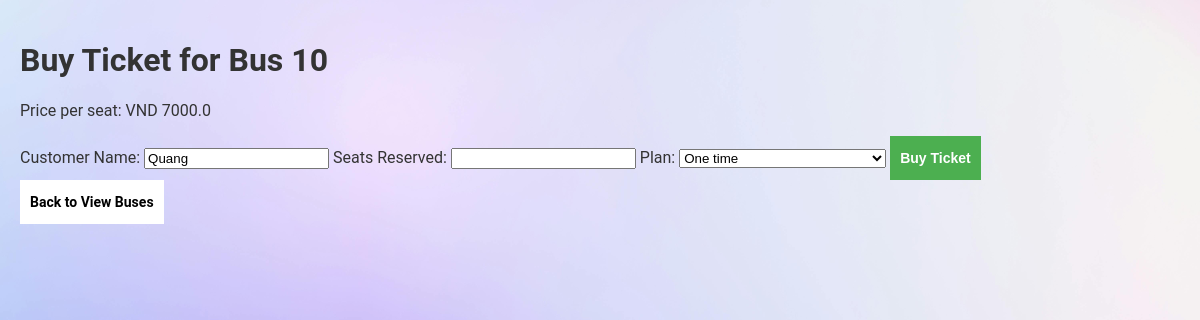
Page /buy_ticket/7 (signed in) on the committed database.
### tables this page shows
CREATE TABLE buses (
            id INTEGER PRIMARY KEY,
            bus_number TEXT NOT NULL,
            route TEXT NOT NULL,
            total_seats INTEGER NOT NULL,
            available_seats INTEGER NOT NULL
        , time TEXT, price REAL DEFAULT 0.0);

CREATE TABLE users (
            id INTEGER PRIMARY KEY,
            username TEXT NOT NULL UNIQUE,
            password_hash TEXT NOT NULL
        , email TEXT, phone_number TEXT, gender TEXT, balance REAL DEFAULT 0.0, name TEXT);

### app.py (the view, shortened to what this page needs)
@app.route('/buy_ticket/<int:bus_id>', methods=['GET', 'POST'])
def buy_ticket(bus_id):
    user_id = session.get('user_id')
    if not user_id:
        flash('You need to log in to buy a ticket.')
        return redirect(url_for('login'))
    user = UserDAO.get_user_by_id(user_id)
    if user is None:
        flash('User not found.')
        return redirect(url_for('login'))
    bus = BusDAO.get_bus(bus_id)
    if bus is None:
        flash('Bus not found.')
        return redirect(url_for('view_buses_route'))
    return render_template('buy_ticket.html', bus=bus, user=user)

### app.py (called while the page is built)
@app.before_request
def load_routes_into_trie():
    buses = BusDAO.view_buses()
    for bus in buses:
        trie.insert(bus[2])

### databases/bus_dao.py (called while the page is built)
    @staticmethod
    def view_buses(sort_by=None, search_query=None):
        conn = sqlite3.connect('bus_reservation.db')
        cursor = conn.cursor()
        query = 'SELECT * FROM buses'
        params = []
        if search_query:
            query += ' WHERE route LIKE ?'
            params.append(f'%{search_query}%')
        if sort_by:
            query += f' ORDER BY {sort_by}'
        cursor.execute(query, params)
        buses = cursor.fetchall()
        conn.close()
        return buses

    @staticmethod
    def get_bus(bus_id):
        conn = sqlite3.connect('bus_reservation.db')
        cursor = conn.cursor()
        cursor.execute('SELECT * FROM buses WHERE id = ?', (bus_id,))
        bus = cursor.fetchone()
        conn.close()
        return bus

### databases/user_dao.py (called while the page is built)
    @staticmethod
    def get_user_by_id(user_id):
        conn = sqlite3.connect('bus_reservation.db')
        cursor = conn.cursor()
        cursor.execute('SELECT * FROM users WHERE id = ?', (user_id,))
        user = cursor.fetchone()
        conn.close()
        return user

### trie.py (called while the page is built)
    def insert(self, word):
        node = self.root
        for char in word:
            if char not in node.children:
                node.children[char] = TrieNode()
            node = node.children[char]
        node.is_end_of_word = True

### templates/buy_ticket.html (shortened to what this page needs)
<!DOCTYPE html>
<html lang="en">
<head>
    <link rel="stylesheet" type="text/css" href="{{ url_for('static', filename='styles.css') }}">
</head>
<body>
    <div class="container">
        <h1>Buy Ticket for Bus {{ bus[1] }}</h1>
        <p>Price per seat: VND {{ bus[6] }}</p>
        <form action="{{ url_for('buy_ticket', bus_id=bus[0]) }}" method="POST">
            <label for="customer_name">Customer Name:</label>
            <input type="text" id="customer_name" name="customer_name" value="{{ user[7] }}" required>
            <label for="seats_reserved">Seats Reserved:</label>
            <input type="number" id="seats_reserved" name="seats_reserved" required>
            <label for="plan">Plan:</label>
            <select id="plan" name="plan" required>
                <option value="one_time">One time</option>
            </select>
            <button type="submit" class="button2">Buy Ticket</button>
        </form>
        <a href="{{ url_for('view_buses_route') }}" class="buttonBack">Back to View Buses</a>
    </div>
</body>
</html>

### static/styles.css (style rules this page uses)
body { font-family: 'Roboto', sans-serif; background-color: #f4f7f6; color: #333; margin: 0; padding: 20px; background-image: url('/static/images/background.jpg'); background-size: cover; background-position: center; }
.button2 { padding: 10px; background-color: #4CAF50; color: white; border: none; border-color: white; border-top: 4px solid transparent; border-bottom: 4px solid transparent; cursor: pointer; font-size: 14px; font-weight: bold; margin-right: 10px; text-align: center; text-decoration: none; display: inline-block; box-sizing: border-box; }
.buttonBack { padding: 10px; background-color: white; color: black; border: none; border-color: white; border-top: 4px solid transparent; border-bottom: 4px solid transparent; cursor: pointer; font-size: 14px; font-weight: bold; margin-right: 10px; text-align: center; text-decoration: none; display: inline-block; box-sizing: border-box; }

### rows in the picture
buses: bus_number "10", price "7000.0"
users: customer_name "Quang"
